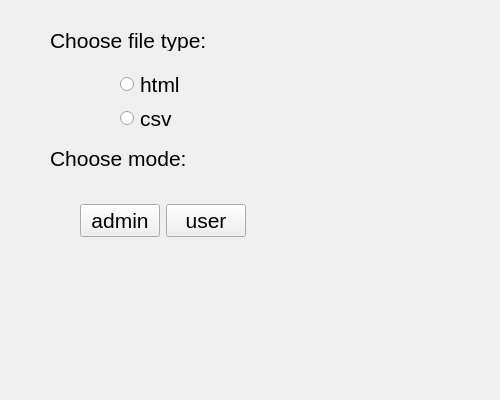
<?xml version="1.0" encoding="UTF-8"?>
<ui version="4.0">
 <class>MainForm</class>
 <widget class="QWidget" name="MainForm">
  <property name="geometry">
   <rect>
    <x>0</x>
    <y>0</y>
    <width>500</width>
    <height>400</height>
   </rect>
  </property>
  <property name="sizePolicy">
   <sizepolicy hsizetype="Fixed" vsizetype="Fixed">
    <horstretch>0</horstretch>
    <verstretch>0</verstretch>
   </sizepolicy>
  </property>
  <property name="minimumSize">
   <size>
    <width>500</width>
    <height>400</height>
   </size>
  </property>
  <property name="windowTitle">
   <string>Movies</string>
  </property>
  <widget class="QLabel" name="label">
   <property name="geometry">
    <rect>
     <x>50</x>
     <y>30</y>
     <width>181</width>
     <height>21</height>
    </rect>
   </property>
   <property name="font">
    <font>
     <pointsize>16</pointsize>
    </font>
   </property>
   <property name="text">
    <string>Choose file type:</string>
   </property>
  </widget>
  <widget class="QLabel" name="label_2">
   <property name="geometry">
    <rect>
     <x>50</x>
     <y>150</y>
     <width>141</width>
     <height>16</height>
    </rect>
   </property>
   <property name="font">
    <font>
     <pointsize>16</pointsize>
    </font>
   </property>
   <property name="text">
    <string>Choose mode:</string>
   </property>
  </widget>
  <widget class="QWidget" name="">
   <property name="geometry">
    <rect>
     <x>120</x>
     <y>70</y>
     <width>111</width>
     <height>62</height>
    </rect>
   </property>
   <layout class="QGridLayout" name="gridLayout">
    <item row="0" column="1">
     <widget class="QRadioButton" name="htmlButton">
      <property name="font">
       <font>
        <pointsize>16</pointsize>
       </font>
      </property>
      <property name="text">
       <string>html</string>
      </property>
     </widget>
    </item>
    <item row="1" column="1">
     <widget class="QRadioButton" name="csvButton">
      <property name="font">
       <font>
        <pointsize>16</pointsize>
       </font>
      </property>
      <property name="text">
       <string>csv</string>
      </property>
     </widget>
    </item>
   </layout>
  </widget>
  <widget class="QWidget" name="">
   <property name="geometry">
    <rect>
     <x>80</x>
     <y>190</y>
     <width>166</width>
     <height>62</height>
    </rect>
   </property>
   <property name="font">
    <font>
     <pointsize>16</pointsize>
    </font>
   </property>
   <layout class="QGridLayout" name="gridLayout_2">
    <item row="0" column="1">
     <widget class="QPushButton" name="user_btn">
      <property name="font">
       <font>
        <pointsize>16</pointsize>
       </font>
      </property>
      <property name="text">
       <string>user</string>
      </property>
     </widget>
    </item>
    <item row="0" column="0">
     <widget class="QPushButton" name="admin_btn">
      <property name="font">
       <font>
        <pointsize>16</pointsize>
       </font>
      </property>
      <property name="text">
       <string>admin</string>
      </property>
     </widget>
    </item>
   </layout>
  </widget>
 </widget>
 <resources/>
 <connections/>
</ui>
